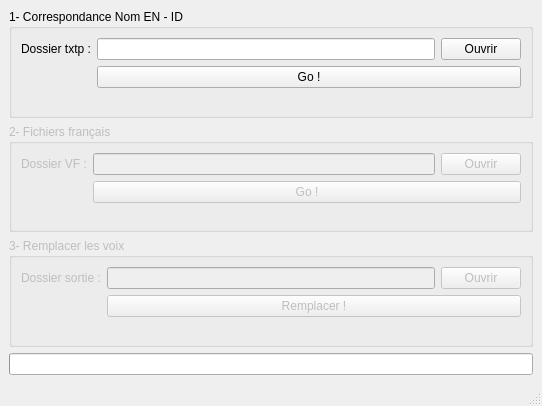
<?xml version="1.0" encoding="UTF-8"?>
<ui version="4.0">
 <class>MainWindow</class>
 <widget class="QMainWindow" name="MainWindow">
  <property name="geometry">
   <rect>
    <x>0</x>
    <y>0</y>
    <width>542</width>
    <height>406</height>
   </rect>
  </property>
  <property name="windowTitle">
   <string>Oblivion Voice Frenchiser</string>
  </property>
  <widget class="QWidget" name="centralwidget">
   <layout class="QVBoxLayout" name="verticalLayout">
    <item>
     <widget class="QGroupBox" name="s1GroupBox">
      <property name="title">
       <string>1- Correspondance Nom EN - ID</string>
      </property>
      <layout class="QFormLayout" name="formLayout">
       <item row="0" column="0">
        <widget class="QLabel" name="label">
         <property name="toolTip">
          <string>Utiliser Wwiser dans le pak extrait du remaster pour obtenir les fichiers</string>
         </property>
         <property name="text">
          <string>Dossier txtp :</string>
         </property>
        </widget>
       </item>
       <item row="0" column="1">
        <layout class="QHBoxLayout" name="horizontalLayout">
         <item>
          <widget class="QLineEdit" name="s1InputFolderLineEdit"/>
         </item>
         <item>
          <widget class="QPushButton" name="s1InputFolderPushButton">
           <property name="text">
            <string>Ouvrir</string>
           </property>
          </widget>
         </item>
        </layout>
       </item>
       <item row="1" column="1">
        <widget class="QPushButton" name="s1ProcessPushButton">
         <property name="text">
          <string>Go !</string>
         </property>
        </widget>
       </item>
      </layout>
     </widget>
    </item>
    <item>
     <widget class="QGroupBox" name="s2GroupBox">
      <property name="enabled">
       <bool>false</bool>
      </property>
      <property name="title">
       <string>2- Fichiers français</string>
      </property>
      <layout class="QFormLayout" name="formLayout_2">
       <item row="0" column="0">
        <widget class="QLabel" name="label_3">
         <property name="toolTip">
          <string>Fichiers extraits du BSA du jeu Oblivion d'origine</string>
         </property>
         <property name="text">
          <string>Dossier VF :</string>
         </property>
        </widget>
       </item>
       <item row="0" column="1">
        <layout class="QHBoxLayout" name="horizontalLayout_2">
         <item>
          <widget class="QLineEdit" name="s2InputFolderLineEdit"/>
         </item>
         <item>
          <widget class="QPushButton" name="s2InputFolderPushButton">
           <property name="text">
            <string>Ouvrir</string>
           </property>
          </widget>
         </item>
        </layout>
       </item>
       <item row="1" column="1">
        <widget class="QPushButton" name="s2ProcessPushButton">
         <property name="text">
          <string>Go !</string>
         </property>
        </widget>
       </item>
      </layout>
     </widget>
    </item>
    <item>
     <widget class="QGroupBox" name="s3ReplaceVoicesGroupBox">
      <property name="enabled">
       <bool>false</bool>
      </property>
      <property name="title">
       <string>3- Remplacer les voix</string>
      </property>
      <layout class="QFormLayout" name="formLayout_3">
       <item row="0" column="0">
        <widget class="QLabel" name="label_2">
         <property name="text">
          <string>Dossier sortie :</string>
         </property>
        </widget>
       </item>
       <item row="0" column="1">
        <layout class="QHBoxLayout" name="horizontalLayout_3">
         <item>
          <widget class="QLineEdit" name="s3OutputFolderLineEdit"/>
         </item>
         <item>
          <widget class="QPushButton" name="s3OutputFolderPushButton">
           <property name="text">
            <string>Ouvrir</string>
           </property>
          </widget>
         </item>
        </layout>
       </item>
       <item row="2" column="1">
        <widget class="QPushButton" name="s3ReplaceVoicesPushButton">
         <property name="text">
          <string>Remplacer !</string>
         </property>
        </widget>
       </item>
      </layout>
     </widget>
    </item>
    <item>
     <widget class="QProgressBar" name="progressBar"/>
    </item>
   </layout>
  </widget>
  <widget class="QMenuBar" name="menubar">
   <property name="geometry">
    <rect>
     <x>0</x>
     <y>0</y>
     <width>542</width>
     <height>21</height>
    </rect>
   </property>
  </widget>
  <widget class="QStatusBar" name="statusbar"/>
 </widget>
 <resources/>
 <connections/>
</ui>
